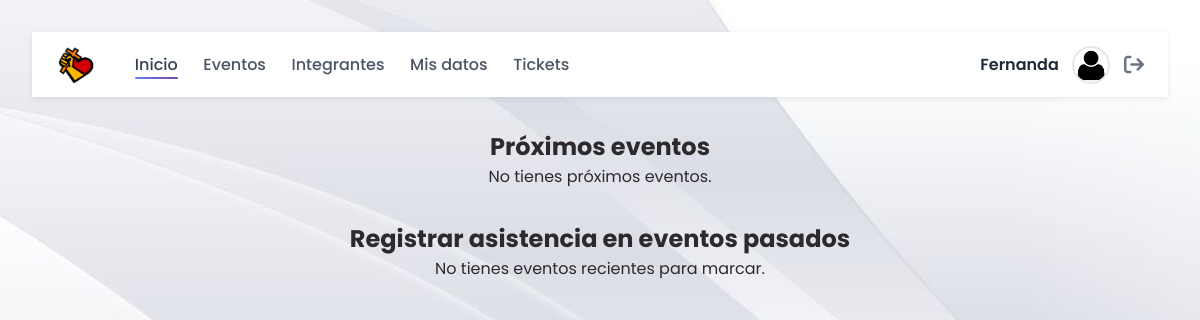
/home.php (signed in), run on an earlier commit of the app's database.
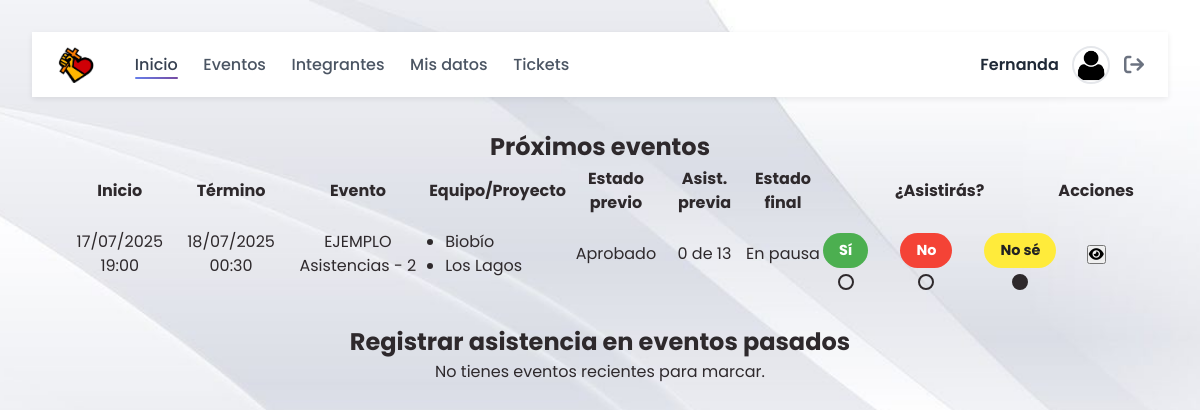
And on a later commit of the database.
### tables this page shows
CREATE TABLE `usuarios` (
  `id_usuario` int(11) NOT NULL,
  `nombres` varchar(60) NOT NULL,
  `apellido_paterno` varchar(30) NOT NULL,
  `apellido_materno` varchar(30) DEFAULT NULL,
  `foto_perfil` varchar(255) DEFAULT NULL,
  `fecha_nacimiento` date DEFAULT NULL,
  `rut_dni` varchar(13) NOT NULL,
  `id_pais` int(11) NOT NULL,
  `id_region_estado` int(11) DEFAULT NULL,
  `id_ciudad_comuna` int(11) DEFAULT NULL,
  `direccion` varchar(255) DEFAULT NULL,
  `iglesia_ministerio` varchar(255) DEFAULT NULL,
  `profesion_oficio_estudio` varchar(255) DEFAULT NULL,
  `password` varchar(255) DEFAULT NULL,
  `fecha_registro` date NOT NULL,
  `ultima_actualizacion` timestamp NULL DEFAULT NULL
);

CREATE TABLE `eventos` (
  `id_evento` int(11) NOT NULL,
  `nombre_evento` varchar(100) NOT NULL,
  `lugar` varchar(100) DEFAULT NULL,
  `descripcion` text DEFAULT NULL,
  `observacion` text DEFAULT NULL,
  `id_estado_previo` int(11) DEFAULT NULL,
  `id_estado_final` int(11) DEFAULT NULL,
  `id_tipo` int(11) DEFAULT NULL,
  `encargado` int(11) DEFAULT NULL,
  `es_general` tinyint(1) DEFAULT 0,
  `boleteria_activa` tinyint(1) DEFAULT NULL COMMENT '1 = boletería habilitada; 0/NULL = deshabilitada',
  `fecha_hora_inicio` timestamp NULL DEFAULT NULL,
  `fecha_hora_termino` timestamp NULL DEFAULT NULL
);

CREATE TABLE `estados_previos_eventos` (
  `id_estado_previo` int(11) NOT NULL,
  `nombre_estado_previo` varchar(20) NOT NULL
);

CREATE TABLE `estados_finales_eventos` (
  `id_estado_final` int(11) NOT NULL,
  `nombre_estado_final` varchar(20) NOT NULL
);

### home.php (the view, shortened to what this page needs)
<?php
require 'conexion.php';
$id_usuario = $_SESSION['id_usuario'];
$stmtTeams = $pdo->prepare("
  SELECT id_equipo_proyecto
    FROM integrantes_equipos_proyectos
   WHERE id_usuario = ?
");
$stmtTeams->execute([$id_usuario]);
$userTeamIds = $stmtTeams->fetchAll(PDO::FETCH_COLUMN);
if (empty($userTeamIds)) {
    $userTeamIds = [0];
}
$placeholders = implode(',', array_fill(0, count($userTeamIds), '?'));
$stmtUp = $pdo->prepare($sqlUp);
$stmtUp->execute($userTeamIds);
$upcomingEvents = $stmtUp->fetchAll(PDO::FETCH_ASSOC);
?>
<!DOCTYPE html>
<html lang="es">
<head>
  <link rel="stylesheet" href="styles/main.css">
  <link rel="stylesheet" href="https://cdnjs.cloudflare.com/ajax/libs/font-awesome/6.4.0/css/all.min.css">
</head>
<body>
  <?php require_once 'navegador.php'; ?>
  <main style="padding:2rem">
    <section id="upcoming-attendance" style="margin-bottom:2rem">
      <h2>Próximos eventos</h2>
      <?php if (empty($upcomingEvents)): ?>
        <p>No tienes próximos eventos.</p>
      <?php else: ?>
        <div class="table-responsive">
          <table>
            <thead>
              <tr>
                <th>Inicio</th><th>Término</th><th>Evento</th>
                <th>Equipo/Proyecto</th><th>Estado previo</th>
                <th>Asist. previa</th><th>Estado final</th>
                <th>¿Asistirás?</th><th>Acciones</th>
              </tr>
            </thead>
            <tbody>
              <?php
                $dias = [
                  '0'=>'Domingo','1'=>'Lunes','2'=>'Martes','3'=>'Miércoles',
                  '4'=>'Jueves','5'=>'Viernes','6'=>'Sábado'
                ];
              ?>
              <?php foreach ($upcomingEvents as $ev):
                $fi_raw = $ev['fecha_hora_inicio'] ?? null;
                $fi = $fi_raw
                  ? date('d/m/Y H:i', strtotime($fi_raw))
                  : '—';
                $ft_raw = $ev['fecha_hora_termino'] ?? null;
                $ft = $ft_raw
                  ? date('d/m/Y H:i', strtotime($ft_raw))
                  : '—';
                $nombre   = htmlspecialchars($ev['nombre_evento'] ?? '', ENT_QUOTES);
                $lugar    = htmlspecialchars($ev['lugar']          ?? '', ENT_QUOTES);
                $desc     = htmlspecialchars($ev['descripcion']    ?? '', ENT_QUOTES);
                $obs      = htmlspecialchars($ev['observacion']    ?? '', ENT_QUOTES);
                $previo   = htmlspecialchars($ev['nombre_estado_previo'] ?? '', ENT_QUOTES);
                $final    = htmlspecialchars($ev['nombre_estado_final']  ?? '', ENT_QUOTES);
                $cnt_pres = (int)($ev['cnt_presente']      ?? 0);
                $cnt_tot  = (int)($ev['total_integrantes'] ?? 0);
                $rawTeams = $ev['equipos'] ?? '';
                $teams    = array_filter(array_map('trim', explode(',', $rawTeams)));
                $stmtA = $pdo->prepare("
                  SELECT id_estado_previo_asistencia
                    FROM asistencias
                   WHERE id_usuario = ?
                     AND id_evento  = ?
                ");
                $stmtA->execute([$id_usuario, $ev['id_evento']]);
                $current = (int)$stmtA->fetchColumn();
              ?>
              <tr>
                <td><?= $fi ?></td>
                <td><?= $ft ?></td>
                <td><?= $nombre ?></td>
                <td>
                  <ul class="equipos-list">
                    <?php if (empty($teams)): ?>
                      <li>General</li>
                    <?php else: ?>
                      <?php foreach ($teams as $t): ?>
                        <li><?= htmlspecialchars($t, ENT_QUOTES) ?></li>
                      <?php endforeach; ?>
                    <?php endif; ?>
                  </ul>
                </td>
                <td><?= $previo ?></td>
                <td><?= "{$cnt_pres} de {$cnt_tot}" ?></td>
                <td><?= $final ?></td>
                <td>
                  <div class="attendance-options" data-event-id="<?= $ev['id_evento'] ?>">
                    <?php
                      $labels = [1=>'Sí', 2=>'No', 3=>'No sé'];
                      for ($i=1; $i<=3; $i++):
                        $sel = $current === $i ? 'selected' : '';
                    ?>
                      <label class="att-item att-<?= $i ?> <?= $sel ?>">
                        <span class="pill"><?= $labels[$i] ?></span>
                        <span class="circle"></span>
                      </label>
                    <?php endfor; ?>
                  </div>
                </td>
                <td class="actions">
                  <?php
                    $fi_lbl = $dias[date('w', strtotime($fi_raw))] . ' ' . date('d', strtotime($fi_raw)) . ' | ' . date('H.i', strtotime($fi_raw)) . ' horas';
                    $ft_lbl = $dias[date('w', strtotime($ft_raw))] . ' ' . date('d', strtotime($ft_raw)) . ' | ' . date('H.i', strtotime($ft_raw)) . ' horas';
                  ?>
                  <button
                    class="action-btn detail-btn"
                    title="Ver detalles"
                    data-fi="<?= $fi_lbl ?>"
                    data-ft="<?= $ft_lbl ?>"
                    data-nombre="<?= $nombre ?>"
                    data-lugar="<?= $lugar ?>"
                    data-descripcion="<?= $desc ?>"
                    data-equipos="<?= htmlspecialchars($rawTeams ?: 'General', ENT_QUOTES) ?>"
                    data-previo="<?= $previo ?>"
                    data-asist="<?= "{$cnt_pres} de {$cnt_tot}" ?>"
                    data-encargado="<?= htmlspecialchars($ev['encargado_nombre_completo'] ?? '', ENT_QUOTES) ?>"
                    data-tipo="<?= htmlspecialchars($ev['nombre_tipo'] ?? '', ENT_QUOTES) ?>"
                    data-observacion="<?= $obs ?>"
                    data-can-see-observacion="<?= $ev['show_observacion'] ? '1':'0' ?>"
                    data-final="<?= $final ?>"
                  ><i class="fas fa-eye"></i></button>
                </td>
              </tr>
              <?php endforeach; ?>
            </tbody>
          </table>
        </div>
      <?php endif; ?>
    </section>
    <?php
      $placeholders = implode(',', array_fill(0, count($userTeamIds), '?'));
      $sqlPast = "
        SELECT
          e.id_evento,
          e.nombre_evento,
          e.lugar,
          e.fecha_hora_inicio,
          e.fecha_hora_termino,
          CASE
            WHEN e.es_general = 1 THEN 'General'
            ELSE GROUP_CONCAT(DISTINCT epj.nombre_equipo_proyecto SEPARATOR ', ')
          END AS equipos
        FROM eventos e
        LEFT JOIN equipos_proyectos_eventos AS user_epe
          ON e.id_evento = user_epe.id_evento
        AND user_epe.id_equipo_proyecto IN ($placeholders)
        LEFT JOIN equipos_proyectos_eventos AS all_epe
          ON e.id_evento = all_epe.id_evento
        LEFT JOIN equipos_proyectos AS epj
          ON all_epe.id_equipo_proyecto = epj.id_equipo_proyecto
        WHERE
          e.fecha_hora_inicio   <= NOW()                           -- ya empezó
          AND e.fecha_hora_termino >= DATE_SUB(NOW(), INTERVAL 1 DAY) -- no terminó hace más de 24 h
          AND e.id_estado_previo   = 1
          AND e.id_estado_final   NOT IN (5,6)
          AND (
            user_epe.id_equipo_proyecto IS NOT NULL
            OR e.es_general = 1
          )
        GROUP BY e.id_evento
        ORDER BY e.fecha_hora_termino DESC
      ";
      $stmtPast = $pdo->prepare($sqlPast);
      $stmtPast->execute($userTeamIds);
      $pastEvents = $stmtPast->fetchAll(PDO::FETCH_ASSOC);
    ?>
    <section id="past-attendance" style="margin-bottom:2rem">
      <h2>Registrar asistencia en eventos pasados</h2>
      <?php if (empty($pastEvents)): ?>
        <p>No tienes eventos recientes para marcar.</p>
      <?php endif; ?>
    </section>
  </main>
</body>
</html>

### navegador.php (shortened to what this page needs)
<?php
$uid = (int)$_SESSION['id_usuario'];
$stmt = $pdo->prepare("
    SELECT nombres, foto_perfil
      FROM usuarios
     WHERE id_usuario = :id
     LIMIT 1");
$stmt->execute([':id' => $uid]);
$user = $stmt->fetch(PDO::FETCH_ASSOC) ?: ['nombres'=>'','foto_perfil'=>''];
$fotoNav = trim((string)($user['foto_perfil'] ?? '')) ?: 'uploads/fotos/default.png';
$curr = basename(parse_url($_SERVER['REQUEST_URI'], PHP_URL_PATH));
?>
<link rel="stylesheet"
      href="https://cdnjs.cloudflare.com/ajax/libs/font-awesome/6.5.0/css/all.min.css">
<nav>
  <div class="menu">
    <a class="logo" href="home.php">
      <img src="images/LogoEC.png" alt="Logo Evangelio Creativo">
    </a>
    <a href="home.php"           <?= $curr==='home.php'            ? 'class="active"' : '' ?>>Inicio</a>
    <a href="eventos.php"        <?= $curr==='eventos.php'         ? 'class="active"' : '' ?>>Eventos</a>
    <a href="integrantes.php"    <?= $curr==='integrantes.php'     ? 'class="active"' : '' ?>>Integrantes</a>
    <a href="ver_mis_datos.php"  <?= $curr==='ver_mis_datos.php'   ? 'class="active"' : '' ?>>Mis datos</a>
    <a href="tickets.php"
      <?= in_array($curr,
                    ['tickets.php',
                    'ticket_detalle.php',
                    'ticket_resumen.php',
                    'ticket_escaneados.php'])
            ? 'class="active"' : '' ?>>
      Tickets
    </a>
  </div>
  <div class="perfil">
    <span id="nombre-usuario"><?= htmlspecialchars($user['nombres']) ?></span>
    <img id="foto-perfil-nav"
         src="<?= htmlspecialchars($fotoNav) ?>"
         alt="Foto de <?= htmlspecialchars($user['nombres']) ?>">
    <a href="#" id="logout" title="Cerrar sesión">
      <i class="fa-solid fa-arrow-right-from-bracket"></i>
    </a>
  </div>
</nav>

### styles/main.css (style rules this page uses)
:root { --color-fondo: #fcf4ef; --color-header: #333; --color-texto: #fff; --color-enlace: #FF5733; --color-enlace-hover: #FF4500; --color-boton: #4CAF50; --color-boton-hover: #45a049; --color-titulo: #FF5733; --color-subtitulo: #FF4500; }
body { font-family: Arial, sans-serif; margin: 0; padding: 0; }
main { padding: 0px; text-align: center; }

### home.php (style rules this page uses)
body { font-family: sans-serif; background: #f6f6f6; margin: 0; padding: 2rem; }
.attendance-options { display: flex; gap: 2rem; justify-content: center; margin-top: 1rem; }
.att-item { display: flex; flex-direction: column; align-items: center; cursor: pointer; }
.att-item .pill { padding: .4rem 1rem; border-radius: 9999px; color: #fff; font-weight: bold; margin-bottom: .4rem; font-size: .9rem; white-space: nowrap; }
.att-1 .pill { background: #4CAF50; }
.att-2 .pill { background: #F44336; }
.att-3 .pill { background: #FFEB3B; color: #222; }
.att-item .circle { width: 16px; height: 16px; border: 2px solid currentColor; border-radius: 50%; box-sizing: border-box; }
.att-item.selected .circle { background: currentColor; }
.equipos-list { margin: 0; padding-left: 1rem; list-style: disc outside; text-align: left; }

### navegador.php (style rules this page uses)
body { font-family:"Poppins", system-ui, -apple-system, "Segoe UI", Roboto, sans-serif; }
:root { --negro: #2e292c; --naranjo: #ff3600; --amarillo: #fee920; --rojo: #d60000; --blanco: #e1e5ea; --bg-main: var(--blanco); --bg-card: #ffffff; --bg-sidebar: var(--negro); --bg-modal: #ffffff; --text-main: var(--negro); --text-muted: #6d7280; --primary: var(--naranjo); --primary-dark:#c13600; --warning: var(--amarillo); --danger: var(--rojo); --radius:12px; --shadow:0 6px 24px rgba(0,0,0,.08); --transition:.2s ease; --nav-h:72px; --nav-bg : #ffffff; --nav-text : #4b5563; --nav-text-hov : #374151; --nav-accent : #667eea; --nav-accent-2 : #764ba2; }
*,*::before,*::after { box-sizing:border-box;margin:0;padding:0; }
html { scroll-behavior:smooth; }
body { font:400 16px/1.5 "Poppins",sans-serif; position:relative; color:var(--text-main); margin:0; min-height:100vh; }
body::before { content:""; position:fixed; inset:0; z-index:-1; background:url("images/Fondo-blanco.jpeg") center/cover no-repeat; transform: rotate(90deg) translateY(-100%); transform-origin:top left; width:100vh; height:100vw; }
nav { position:sticky; top:0; z-index:1000; display:flex; justify-content:space-between; align-items:center; padding:.85rem 1.5rem; background:var(--nav-bg); box-shadow:0 2px 6px rgba(0,0,0,.08); font:500 16px/1 "Poppins",system-ui,sans-serif; }
nav .menu { display:flex; align-items:center; gap:1.6rem; }
nav .menu a { display:inline-flex; align-items:center; }
nav .menu a { text-decoration:none; color:var(--nav-text); font-weight:500; position:relative; transition:color .22s; }
nav .menu a::after { content:''; position:absolute; left:0; bottom:-6px; width:0; height:2px; border-radius:2px; background:linear-gradient(90deg,var(--nav-accent),var(--nav-accent-2)); transition:width .25s; }
.perfil { display:flex; align-items:center; gap:.85rem; }
.perfil span { font-weight:600; color:#1f2937; }
.perfil img { width:38px; height:38px; object-fit:cover; border-radius:50%; border:2px solid #e5e7eb; }
#logout { display:flex; align-items:center; justify-content:center; font-size:1.25rem; color:#6b7280; text-decoration:none; transition:color .2s, transform .2s; }
nav .logo { display:flex; align-items:center; margin-right:.8rem; }
nav .logo img { height:36px; transition:transform .45s ease, filter .45s ease; transform-origin:center; }
nav .menu a.active { color:var(--nav-text-hov); }
nav .menu a.active::after { width:100%; }

What changed in the data, as far as the page shows it:
now on this page (row edited): eventos: fecha_hora_inicio "17/07/2025 19:00", fecha_hora_termino "18/07/2025 00:30", nombre_evento "EJEMPLO Asistencias - 2", t "Biobío", t "Los Lagos", id_estado_previo.nombre_estado_previo "Aprobado", cnt_pres "0", cnt_tot "13", id_estado_final.nombre_estado_final "En pausa", i "Sí", i "No", i "No sé"
Also different on the page:
text no longer shown: "No tienes próximos eventos."
text now shown: "Inicio Término Evento Equipo/Proyecto Estado previo Asist. previa Estado final ¿Asistirás? Acciones"
